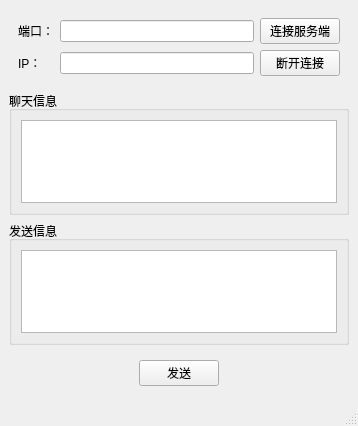
<?xml version="1.0" encoding="UTF-8"?>
<ui version="4.0">
 <class>MainWindow</class>
 <widget class="QMainWindow" name="MainWindow">
  <property name="geometry">
   <rect>
    <x>0</x>
    <y>0</y>
    <width>358</width>
    <height>426</height>
   </rect>
  </property>
  <property name="windowTitle">
   <string>MainWindow</string>
  </property>
  <widget class="QWidget" name="centralwidget">
   <layout class="QVBoxLayout" name="verticalLayout">
    <item>
     <widget class="QWidget" name="widget" native="true">
      <layout class="QGridLayout" name="gridLayout">
       <item row="0" column="2">
        <widget class="QPushButton" name="connect">
         <property name="text">
          <string>连接服务端</string>
         </property>
        </widget>
       </item>
       <item row="0" column="1">
        <widget class="QLineEdit" name="port"/>
       </item>
       <item row="0" column="0">
        <widget class="QLabel" name="label">
         <property name="text">
          <string>端口：</string>
         </property>
        </widget>
       </item>
       <item row="1" column="0">
        <widget class="QLabel" name="label_2">
         <property name="text">
          <string>IP：</string>
         </property>
        </widget>
       </item>
       <item row="1" column="1">
        <widget class="QLineEdit" name="ip"/>
       </item>
       <item row="1" column="2">
        <widget class="QPushButton" name="disconnect">
         <property name="text">
          <string>断开连接</string>
         </property>
        </widget>
       </item>
      </layout>
     </widget>
    </item>
    <item>
     <widget class="QGroupBox" name="groupBox">
      <property name="title">
       <string>聊天信息</string>
      </property>
      <layout class="QHBoxLayout" name="horizontalLayout_2">
       <item>
        <widget class="QTextEdit" name="record"/>
       </item>
      </layout>
     </widget>
    </item>
    <item>
     <widget class="QGroupBox" name="groupBox_2">
      <property name="title">
       <string>发送信息</string>
      </property>
      <layout class="QHBoxLayout" name="horizontalLayout_3">
       <item>
        <widget class="QTextEdit" name="msg"/>
       </item>
      </layout>
     </widget>
    </item>
    <item>
     <widget class="QWidget" name="widget_2" native="true">
      <layout class="QHBoxLayout" name="horizontalLayout_4">
       <item>
        <spacer name="horizontalSpacer">
         <property name="orientation">
          <enum>Qt::Horizontal</enum>
         </property>
         <property name="sizeHint" stdset="0">
          <size>
           <width>40</width>
           <height>20</height>
          </size>
         </property>
        </spacer>
       </item>
       <item>
        <widget class="QPushButton" name="sendMsg">
         <property name="text">
          <string>发送</string>
         </property>
        </widget>
       </item>
       <item>
        <spacer name="horizontalSpacer_2">
         <property name="orientation">
          <enum>Qt::Horizontal</enum>
         </property>
         <property name="sizeHint" stdset="0">
          <size>
           <width>114</width>
           <height>20</height>
          </size>
         </property>
        </spacer>
       </item>
      </layout>
     </widget>
    </item>
   </layout>
  </widget>
  <widget class="QMenuBar" name="menubar">
   <property name="geometry">
    <rect>
     <x>0</x>
     <y>0</y>
     <width>358</width>
     <height>22</height>
    </rect>
   </property>
  </widget>
  <widget class="QStatusBar" name="statusbar"/>
 </widget>
 <resources/>
 <connections/>
</ui>
